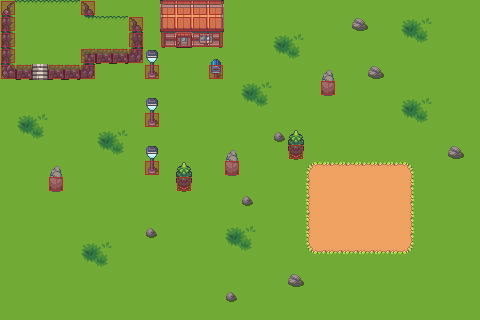

The image is a tile-based game level rendered from a .tmx file. Its description and source (layers, tilesets, objects; grid data summarised) follow:
An orthogonal 30x20 tile map with 16x16 px tiles, 5 tile layers (Ground, Level2, Props, Overhead, ...), 2 tilesets and 3 objects (Stone_22_1, Stone_23_4, Stone_28_9).

<map version="1.10" tiledversion="1.12.2" orientation="orthogonal" renderorder="right-down" width="30" height="20" tilewidth="16" tileheight="16" infinite="0" nextlayerid="9" nextobjectid="8">
 <tileset firstgid="1" source="Overworld.tsx" />
 <tileset firstgid="121" source="Collision.tsx" />
 <layer id="1" name="Ground" width="30" height="20">
  <data>[600 cells, 600 non-empty, 1 distinct tile ids]</data>
 </layer>
 <layer id="3" name="Level2" width="30" height="20">
  <data>[600 cells, 69 non-empty, 21 distinct tile ids]</data>
 </layer>
 <layer id="7" name="Props" width="30" height="20">
  <properties>
   <property name="ysort" type="bool" value="true" />
  </properties>
  <data>[600 cells, 54 non-empty, 24 distinct tile ids]</data>
 </layer>
 <layer id="8" name="Overhead" width="30" height="20">
  <properties>
   <property name="above" type="bool" value="true" />
  </properties>
  <data>[600 cells, 16 non-empty, 2 distinct tile ids]</data>
 </layer>
 <layer id="6" name="Collision" width="30" height="20">
  <data>[600 cells, 37 non-empty, 1 distinct tile ids]</data>
 </layer>
 <objectgroup id="7" name="CircleCollision" draworder="topdown">
  <object id="5" name="Stone_22_1" x="354" y="18" width="12" height="12">
   <ellipse />
  </object>
  <object id="6" name="Stone_23_4" x="370" y="66" width="12" height="12">
   <ellipse />
  </object>
  <object id="7" name="Stone_28_9" x="450" y="146" width="12" height="12">
   <ellipse />
  </object>
 </objectgroup>
</map>
